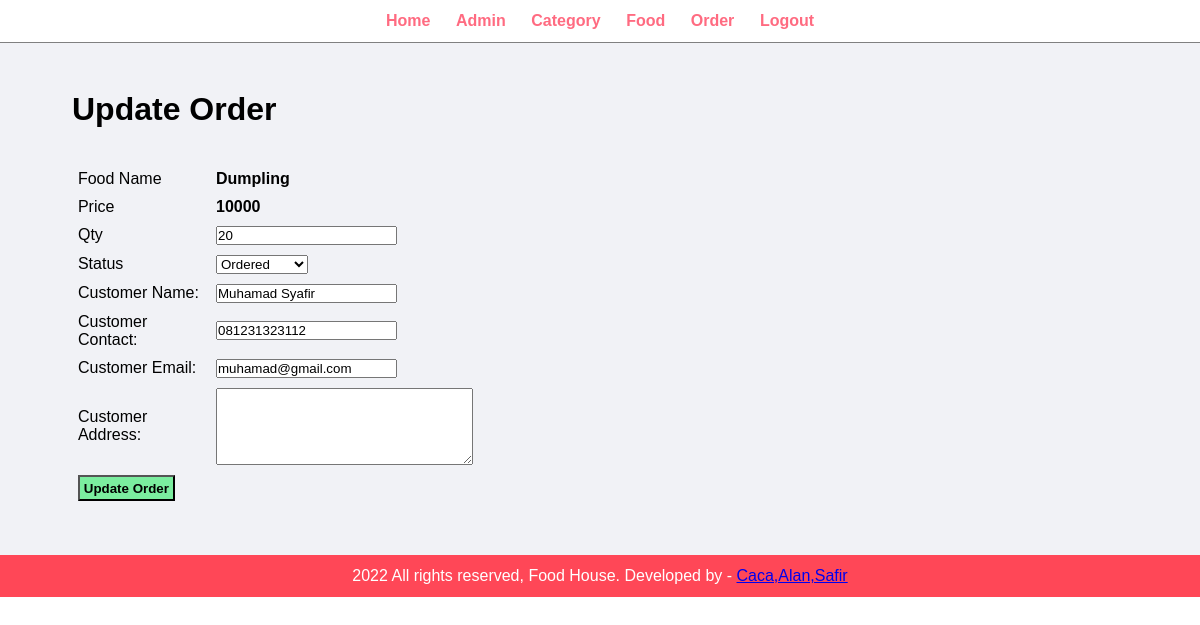
The page /admin/update-order.php?id=13 (signed in) on the database its author committed.
### tables this page shows
CREATE TABLE `tbl_order` (
  `id` int(10) UNSIGNED NOT NULL,
  `food` varchar(150) NOT NULL,
  `price` int(255) NOT NULL,
  `qty` int(11) NOT NULL,
  `total` int(255) NOT NULL,
  `order_date` datetime NOT NULL,
  `status` varchar(50) NOT NULL,
  `customer_name` varchar(150) NOT NULL,
  `customer_contact` varchar(20) NOT NULL,
  `customer_email` varchar(150) NOT NULL,
  `customer_address` varchar(255) NOT NULL
);

### admin/update-order.php (the view, shortened to what this page needs)
<?php include ('partials/menu.php'); ?>
<div class="main-content">
    <div class="wrapper">
        <h1>Update Order</h1>
        <br><br>
        <?php
            if(isset($_GET['id']))
            {
                $id=$_GET['id'];
                $sql = "SELECT * FROM tbl_order WHERE id=$id";
                $res = mysqli_query($conn, $sql);
                $count = mysqli_num_rows($res);
                if($count==1)
                {
                    $row=mysqli_fetch_assoc($res);
                    $food = $row['food'];
                    $price = $row['price'];
                    $qty = $row['qty'];
                    $status = $row['status'];
                    $customer_name = $row['customer_name'];
                    $customer_contact = $row['customer_contact'];
                    $customer_email = $row['customer_email'];
                    $customer_address = $row['customer_address'];
                }
                else
                {
                    header('location:'.SITEURL.'admin/manage-order.php');
                }
            }
            else
            {
                header('location:'.SITEURL.'admin/manage-order.php');
            }
        ?>
        <form action="" method="POST">
            <table>
                <tr>
                    <td>Food Name</td>
                    <td><b><?php echo $food; ?></b></td>
                </tr>
                <tr>
                    <td>Price</td>
                    <td><b><?php echo $price; ?></b></td>
                </tr>
                <tr>
                    <td>Qty</td>
                    <td>
                        <input type="number" name="qty" value="<?php echo $qty; ?>">
                    </td>
                </tr>
                <tr>
                    <td>Status</td>
                    <td>
                        <select name="status">
                            <option <?php if($status=="Ordered"){echo "selected";}?>value="Ordered">Ordered</option>
                        </select>
                    </td>
                </tr>
                <tr>
                    <td>Customer Name: </td>
                    <td>
                        <input type="text" name="customer_name" value="<?php echo $customer_name; ?>">
                    </td>
                </tr>
                <tr>
                    <td>Customer Contact: </td>
                    <td>
                        <input type="text" name="customer_contact" value="<?php echo $customer_contact; ?>">
                    </td>
                </tr>
                <tr>
                    <td>Customer Email: </td>
                    <td>
                        <input type="text" name="customer_email" value="<?php echo $customer_email; ?>">
                    </td>
                </tr>
                <tr>
                    <td>Customer Address: </td>
                    <td>
                        <textarea name="customer_address" cols="30" rows="5"><?php echo $customer_address; ?></textarea>
                    </td>
                </tr>
                <tr>
                    <td colspan="2">
                        <input type="submit" name="submit" value="Update Order" class="btn-secondary">
                    </td>
                </tr>
            </table>
        </form>
    </div>
</div>
<?php include ('partials/footer.php'); ?>

### css/admin.css (style rules this page uses)
* { margin: 0; padding: 0; font-family: arial,helvetica,sans-serif; }
.wrapper { padding: 1%; width: 88%; margin: 0 auto }
table tr td { padding:1%; }
.btn-secondary { background-color:#7bed9f; padding: 1%; color: black; text-decoration: none; font-weight: bold; }
.main-content { background-color: #f1f2f6; padding: 3% 0; }

### rows shown on the page
tbl_order: food "Dumpling", price "10000", qty "20", customer_name "Muhamad Syafir", customer_contact "081231323112", customer_email "muhamad@gmail.com"
